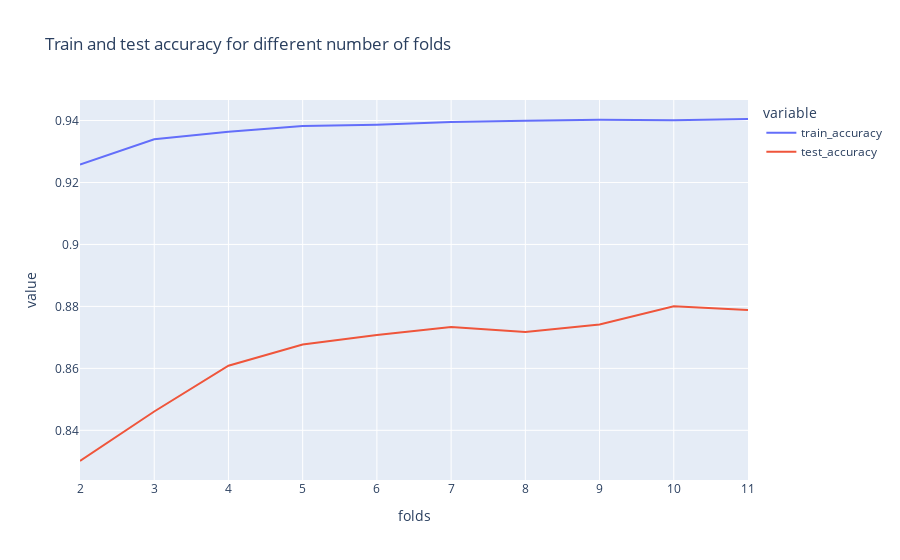

The notebook cell this image was saved under:
### Code cell
import plotly.express as px

best_params = clf.best_params_

# build model
etc = KNeighborsClassifier(**best_params)

# run with 1 to 10 fold cv and plot the train and test accuracy for each
from sklearn.model_selection import cross_validate

all_scores = []

for cv in range(2, 12):
    scores = cross_validate(etc, X, y, cv=cv, scoring="accuracy", return_train_score=True)
    print(f"CV = {cv}:\n\tTrain accuracy = {round(scores['train_score'].mean(), 2)}\n\tTest accuracy = {round(scores['test_score'].mean(), 2)}")
    all_scores.append({
        "folds": cv,
        "train_accuracy": scores["train_score"].mean(),
        "test_accuracy": scores["test_score"].mean()
    })


# plot the results
all_scores_df = pd.DataFrame.from_dict(all_scores)
px.line(all_scores_df, x="folds", y=["train_accuracy", "test_accuracy"], title="Train and test accuracy for different number of folds")

### Figure 1 — Plotly figure (JSON) as saved in the notebook; plotly's stock layout.template omitted (floating-point values rounded to 4 significant figures)
{"data": [{"hovertemplate": "variable=train_accuracy<br>folds=%{x}<br>value=%{y}<extra></extra>", "legendgroup": "train_accuracy", "line": {"color": "#636efa", "dash": "solid"}, "marker": {"symbol": "circle"}, "mode": "lines", "name": "train_accuracy", "orientation": "v", "showlegend": true, "type": "scatter", "x": [2, 3, 4, 5, 6, 7, 8, 9, 10, 11], "xaxis": "x", "y": [0.9258, 0.934, 0.9364, 0.9382, 0.9387, 0.9395, 0.9399, 0.9403, 0.9401, 0.9405], "yaxis": "y"}, {"hovertemplate": "variable=test_accuracy<br>folds=%{x}<br>value=%{y}<extra></extra>", "legendgroup": "test_accuracy", "line": {"color": "#EF553B", "dash": "solid"}, "marker": {"symbol": "circle"}, "mode": "lines", "name": "test_accuracy", "orientation": "v", "showlegend": true, "type": "scatter", "x": [2, 3, 4, 5, 6, 7, 8, 9, 10, 11], "xaxis": "x", "y": [0.8301, 0.8461, 0.8608, 0.8677, 0.8708, 0.8734, 0.8718, 0.8742, 0.8801, 0.8788], "yaxis": "y"}], "layout": {"legend": {"title": {"text": "variable"}, "tracegroupgap": 0}, "title": {"text": "Train and test accuracy for different number of folds"}, "xaxis": {"anchor": "y", "domain": [0, 1], "title": {"text": "folds"}}, "yaxis": {"anchor": "x", "domain": [0, 1], "title": {"text": "value"}}}}
